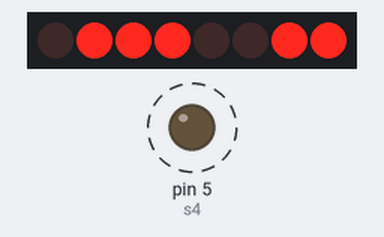
Recording of a sketch running on a simulated Arduino Uno, built with avr-gcc and run on an emulated ATmega328P. Shown: 8 shift-register outputs drawn as a row of LEDs (first output left, lit = HIGH), output pins drawn as LEDs (lit = HIGH). Wiring (inferred from the names in the program): shift register (74HC595): data pin 9; shift clock pin 11; latch pin 10. Wiring (inferred from the signals the program sends): row of LEDs: on Q0, Q1, Q2, Q3, Q4, Q5, Q6, Q7. Dashed ring = blinking. Pins used as bus, display or sensor lines are not drawn.

Above: at 0.3 s.
Timing chart, 0 to 3.0 s (numbered marks = the images above):
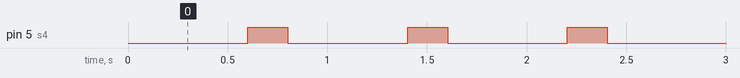

The sketch:

sveto_cube.ino
```cpp
int dataPin  = 9;   //Пин подключен к DS входу 74HC595
int latchPin = 10;  //Пин подключен к ST_CP входу 74HC595
int clockPin = 11;  //Пин подключен к SH_CP входу 74HC595

int s1=2;
int s2 =3;
int s3 = 4;
int s4 = 5;

byte path[1]= {
  B00000000};

void setup() {
  //устанавливаем режим OUTPUT
  pinMode(latchPin, OUTPUT);
  pinMode(clockPin, OUTPUT);
  pinMode(dataPin, OUTPUT);

  pinMode(s1, OUTPUT);
  pinMode(s2, OUTPUT);
  pinMode(s3, OUTPUT);
  pinMode(s4, OUTPUT);

  digitalWrite(s1, HIGH);
  digitalWrite(s2, HIGH);
  digitalWrite(s3, HIGH);
  digitalWrite(s4, HIGH);

}

void loop() {
    digitalWrite(latchPin, LOW);
    shiftOut(dataPin, clockPin, LSBFIRST, path[1]);
    digitalWrite(latchPin, HIGH);
    delay(1);
    for (int i=0; i<4; i++) {
      if (i==0){
      digitalWrite(s1, HIGH);
    digitalWrite(s2, LOW);
    digitalWrite(s3, LOW);
    digitalWrite(s4, LOW);
    delay(200);}
    else if (i==1){
      digitalWrite(s1, LOW);
    digitalWrite(s2, HIGH);
    digitalWrite(s3, LOW);
    digitalWrite(s4, LOW);
    delay(200);}

    else if (i==2){
      digitalWrite(s1, LOW);
    digitalWrite(s2, LOW);
    digitalWrite(s3, HIGH);
    digitalWrite(s4, LOW);
    delay(200);}
    else if (i==3){
      digitalWrite(s1, LOW);
    digitalWrite(s2, LOW);
    digitalWrite(s3, LOW);
    digitalWrite(s4, HIGH);
    delay(200);}

    }


}
```

Measured:
- by itself, pin 5 (s4): alternates HIGH for 0.20 s and LOW for 0.60 s
